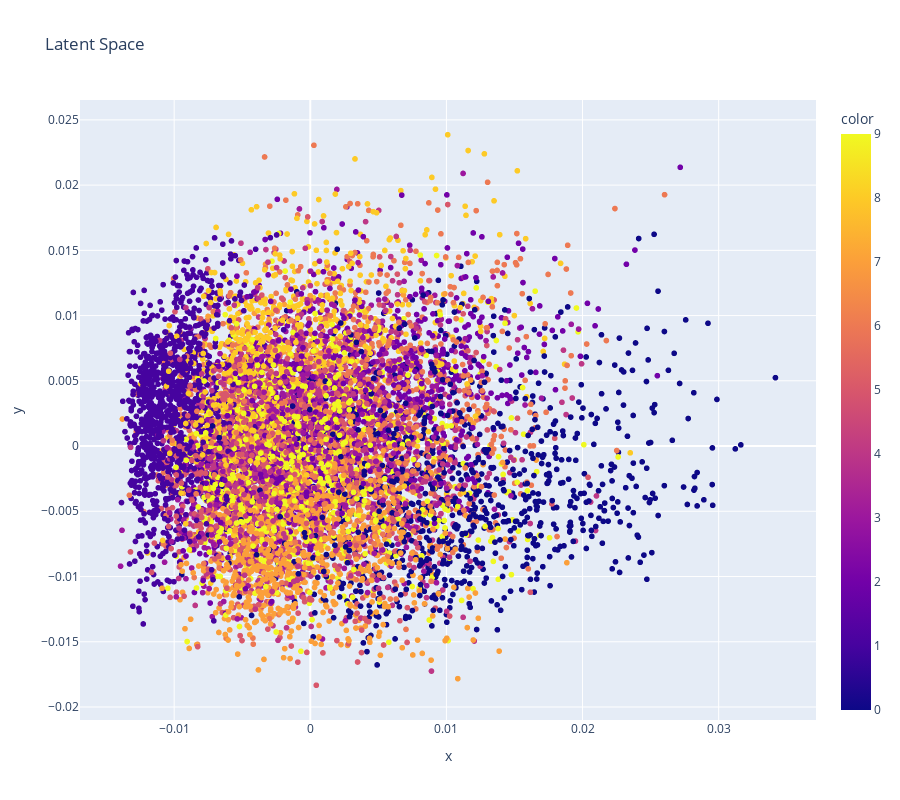

Write notebook code for a chart like this one.
### Code cell
model.eval()
with torch.no_grad():
    values = []
    classes = []
    for x, y in val_loader:
        x = x.to(device)
        z = model.encoder(x)

        values.append(z.cpu().numpy())
        classes.append(y.cpu().numpy().flatten())

    values = np.concatenate(values, axis=0)
    classes = np.concatenate(classes, axis=0)

    # Perform PCA for 3 highest components
    pca = PCA(n_components=2)
    values = pca.fit_transform(values)

    fig = px.scatter(
        x=values[:, 0],
        y=values[:, 1],
        color=classes,
        labels={"values": values},
        title="Latent Space",
        category_orders={"color": np.unique(classes)},
        height=800,
        
    )
    fig.show()

### Figure 1 — Plotly figure (JSON) as saved in the notebook; plotly's stock layout.template omitted (floating-point values rounded to 4 significant figures; data arrays with more than 128 entries replaced by an {"elided": "..."} marker saying what was removed)
{"data": [{"hovertemplate": "x=%{x}<br>y=%{y}<br>color=%{marker.color}<extra></extra>", "legendgroup": "", "marker": {"color": {"elided": "10000 int values"}, "coloraxis": "coloraxis", "symbol": "circle"}, "mode": "markers", "name": "", "showlegend": false, "type": "scattergl", "x": {"elided": "10000 float values"}, "xaxis": "x", "y": {"elided": "10000 float values"}, "yaxis": "y"}], "layout": {"coloraxis": {"colorbar": {"title": {"text": "color"}}, "colorscale": [[0, "#0d0887"], [0.1111, "#46039f"], [0.2222, "#7201a8"], [0.3333, "#9c179e"], [0.4444, "#bd3786"], [0.5556, "#d8576b"], [0.6667, "#ed7953"], [0.7778, "#fb9f3a"], [0.8889, "#fdca26"], [1, "#f0f921"]]}, "height": 800, "legend": {"tracegroupgap": 0}, "title": {"text": "Latent Space"}, "xaxis": {"anchor": "y", "domain": [0, 1], "title": {"text": "x"}}, "yaxis": {"anchor": "x", "domain": [0, 1], "title": {"text": "y"}}}}
